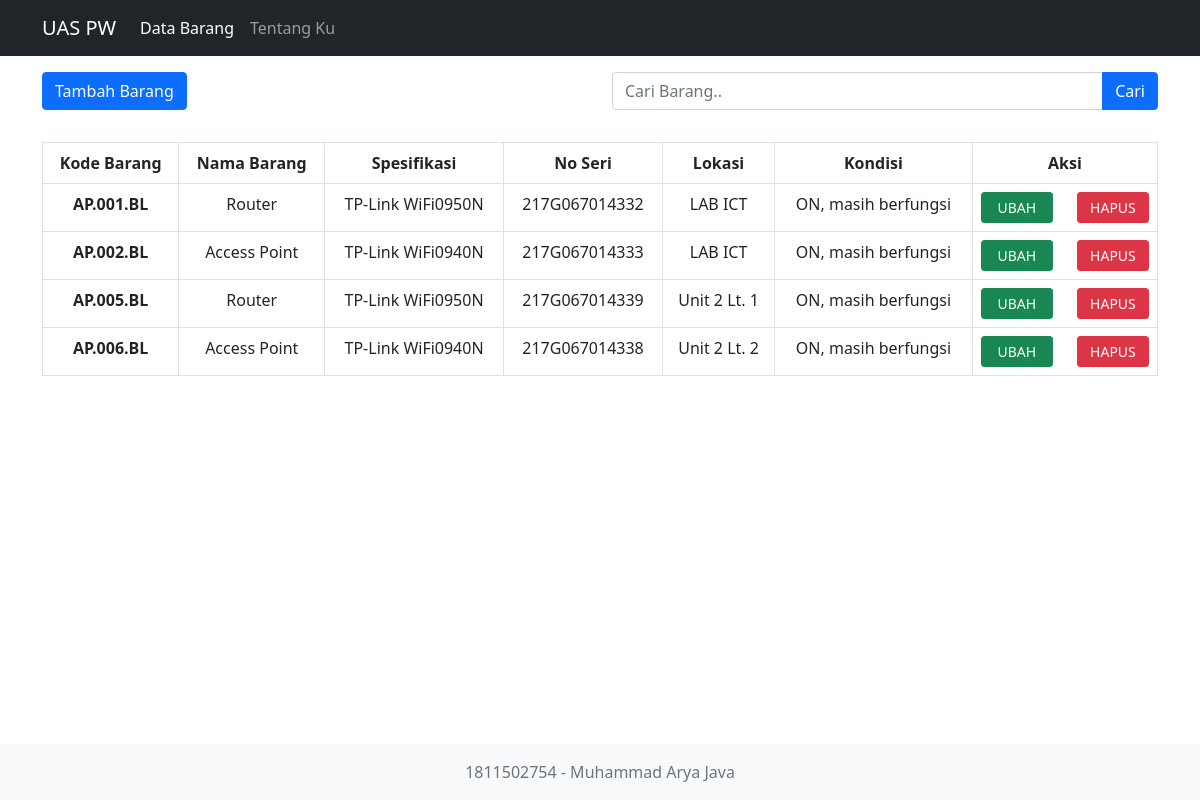
The page / on the database its author committed.
### tables this page shows
CREATE TABLE `barang` (
  `id` int(11) NOT NULL,
  `kdbarang` varchar(255) NOT NULL,
  `nmbarang` varchar(255) NOT NULL,
  `spesifikasi` varchar(255) NOT NULL,
  `noseri` varchar(255) NOT NULL,
  `lokasi` varchar(255) NOT NULL,
  `kondisi` varchar(255) NOT NULL
);

### controllers/Barang.php (called while the page is built, shortened)
<?php
class Barang
{
    private $model;
    function __construct()
    {
        $this->model = new BarangModel();
    }
    public function index()
    {
        $txt['title'] = "Data Barang";
        $txt['active'] = 1;
        $data['listBarang'] = $this->model->getBarang();
        $this->render('templates/header', $txt);
        $this->render('pages/barang/daftar-barang', $data);
        $this->render('templates/footer');
    }
    private function render($view, $data = [])
    {
        require_once __DIR__ . '/../views/' . $view . '.php';
    }
}

### index.php (called while the page is built, shortened)
<?php
require_once __DIR__ . '/controllers/Barang.php';
require_once __DIR__ . '/models/BarangModel.php';
$url = isset($_SERVER['PATH_INFO']) ? explode('/', ltrim($_SERVER['PATH_INFO'], '/')) : '/';
$barang = new Barang();
$tentangku = new Tentangku();
if ($url == '/') {
    return $barang->index();
} elseif ($url[0] == 'tentangku') {
    return $tentangku->index();
}

### models/BarangModel.php (called while the page is built, shortened)
<?php
class BarangModel
{
    private $connection;
    function __construct()
    {
        $this->connection = new mysqli(
            'localhost',
            'root',
            '',
            'db_phpcrud'
        );
    }
    public function getBarang($id = null, $kdbarang = null)
    {
        if ($id && $kdbarang) {
            $query = "SELECT * FROM barang WHERE id ='$id' AND kdbarang = '$kdbarang'";
            $result = $this->connection->query($query);
            if ($result->num_rows === 0) {
                return false;
            } else {
                return $result->fetch_assoc();
            }
        } else {
            $query = "SELECT * FROM barang";
            $result = $this->connection->query($query);
            if ($result->num_rows === 0) {
                return false;
            } else {
                while ($row = $result->fetch_assoc()) {
                    $results[] = $row;
                }
                return $results;
            }
        }
    }
}

### views/pages/barang/daftar-barang.php (the view, shortened to what this page needs)
<div class="row my-3">
    <div class="col-6">
        <a href="http://localhost/php-crud/barang/tambah" class="btn btn-primary">Tambah Barang</a>
    </div>
    <div class="col-6">
        <form action="http://localhost/php-crud/barang/cari" method="POST">
            <div class="input-group mb-3">
                <input type="text" class="form-control" placeholder="Cari Barang.." name="keyword" value="" autocomplete="off">
                <button type="submit" class="btn btn-primary">Cari</button>
            </div>
        </form>
    </div>
</div>
<div class="row">
    <div class="col-12">
        <table class="table table-hover table-bordered text-center">
            <thead>
                <tr>
                    <th scope="col">Kode Barang</th>
                    <th scope="col">Nama Barang</th>
                    <th scope="col">Spesifikasi</th>
                    <th scope="col">No Seri</th>
                    <th scope="col">Lokasi</th>
                    <th scope="col">Kondisi</th>
                    <th scope="col">Aksi</th>
                </tr>
            </thead>
            <tbody>
                <?php if ($listBarang) : foreach ($listBarang as $value) : ?>
                        <tr>
                            <th scope="row"><?= $value['kdbarang']; ?></th>
                            <td><?= $value['nmbarang']; ?></td>
                            <td><?= $value['spesifikasi']; ?></td>
                            <td><?= $value['noseri']; ?></td>
                            <td><?= $value['lokasi']; ?></td>
                            <td><?= $value['kondisi']; ?></td>
                            <td>
                                <div class="row">
                                    <div class="col d-grid gap-2 mx-auto">
                                        <a href="http://localhost/php-crud/barang/ubah?id=<?= $value['id']; ?>&&kdbarang=<?= $value['kdbarang']; ?>" class="btn btn-sm btn-success">UBAH</a>
                                    </div>
                                    <div class="col d-grid gap-2">
                                        <a href="http://localhost/php-crud/barang/hapus?id=<?= $value['id']; ?>&&kdbarang=<?= $value['kdbarang']; ?>" class="btn btn-sm btn-danger" onclick="return confirm('Hapus Data Barang?');">HAPUS</a>
                                    </div>
                                </div>
                            </td>
                        </tr>
                    <?php endforeach;
                else : ?>
                    <tr>
                        <td colspan="7" class="text-center">Data tidak ada!</td>
                    </tr>
                <?php endif; ?>
            </tbody>
        </table>
    </div>
</div>

### views/templates/header.php (shortened to what this page needs)
<!DOCTYPE html>
<html class="h-100" data-lt-installed="true" lang="en">
<head>
    <link href="https://cdn.jsdelivr.net/npm/bootstrap@5.0.1/dist/css/bootstrap.min.css" rel="stylesheet">
</head>
<body class="d-flex flex-column h-100">
    <nav class="navbar navbar-expand-lg navbar-dark bg-dark">
        <div class="container">
            <a class="navbar-brand" href="http://localhost/php-crud">UAS PW</a>
            <div class="collapse navbar-collapse" id="navbarSupportedContent">
                <ul class="navbar-nav me-auto mb-2 mb-lg-0">
                    <li class="nav-item">
                        <a class="nav-link <?= ($active == '1') ? 'active' : ''; ?>" href="http://localhost/php-crud/barang">Data Barang</a>
                    </li>
                    <li class="nav-item">
                        <a class="nav-link <?= ($active == '2') ? 'active' : ''; ?>" href="http://localhost/php-crud/tentangku">Tentang Ku</a>
                    </li>
                </ul>
            </div>
        </div>
    </nav>
    <div class="container">

### views/templates/footer.php (shortened to what this page needs)
</div>
<footer class="footer mt-auto py-3 bg-light text-center">
    <div class="container">
        <span class="text-muted">1811502754 - Muhammad Arya Java</span>
    </div>
</footer>
</body>
</html>

### rows shown on the page
barang: kdbarang "AP.001.BL", nmbarang "Router", spesifikasi "TP-Link WiFi0950N", noseri "217G067014332", lokasi "LAB ICT", kondisi "ON, masih berfungsi"
barang: kdbarang "AP.002.BL", nmbarang "Access Point", spesifikasi "TP-Link WiFi0940N", noseri "217G067014333", lokasi "LAB ICT", kondisi "ON, masih berfungsi"
barang: kdbarang "AP.005.BL", nmbarang "Router", spesifikasi "TP-Link WiFi0950N", noseri "217G067014339", lokasi "Unit 2 Lt. 1", kondisi "ON, masih berfungsi"
barang: kdbarang "AP.006.BL", nmbarang "Access Point", spesifikasi "TP-Link WiFi0940N", noseri "217G067014338", lokasi "Unit 2 Lt. 2", kondisi "ON, masih berfungsi"
